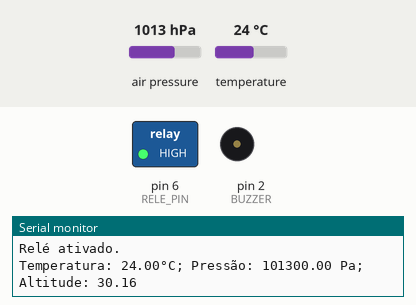
The sketch below on a simulated Arduino Uno, built with avr-gcc and run on an emulated ATmega328P. On the bench: switched loads named in the sketch (green lamp = pin HIGH), buzzer (waves = sounding), the last lines printed to the serial monitor. The test bench sets the inputs (shaded band); at power-on: air pressure 1013 hPa, temperature 24 °C. Storage starts empty.

Above: at 1.2 s.
1.3 s: air pressure set to 1017 hPa
At 5.8 s:
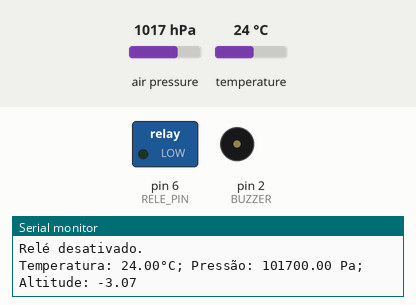
6.1 s: air pressure set to 952 hPa
At 10.4 s:
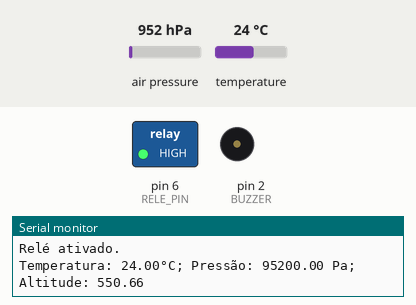
15.3 s: air pressure set to 1025 hPa
At 19.1 s:
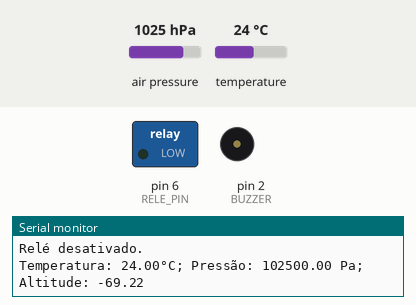
19.4 s: air pressure set to 975 hPa
At 23.6 s:
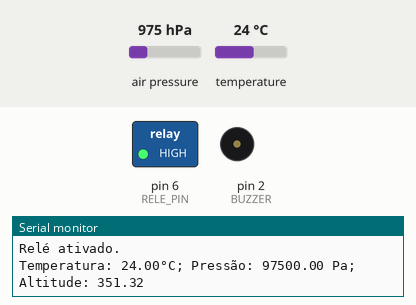
Timing chart, 0 to 28.6 s (numbered marks = the images above; inputs shaded):
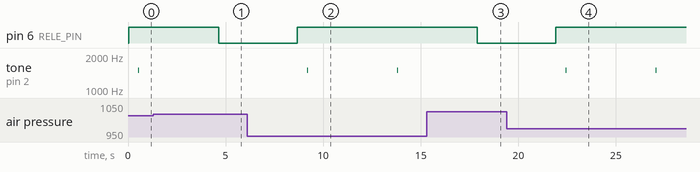

Measured:
- the behaviour switches between 1014 and 1015 hPa on air pressure (found by bisection; images 0 and 1)
- after the input at 1.3 s, pin 6 (RELE_PIN): HIGH → LOW after 3.3 s; tone on pin 2 (BUZZER): stays silent (without the input it goes to 1500 Hz after 3.8 s)
- after the input at 6.1 s, pin 6 (RELE_PIN): LOW → HIGH after 2.6 s; tone on pin 2 (BUZZER): alternates 1500 Hz for 0.05 s and silent for 4.6 s, starting after 3.1 s
- after the input at 15.3 s, pin 6 (RELE_PIN): HIGH → LOW after 2.6 s; tone on pin 2 (BUZZER): stays silent (without the input it goes to 1500 Hz after 3.1 s)
- after the input at 19.4 s, pin 6 (RELE_PIN): LOW → HIGH after 2.5 s; tone on pin 2 (BUZZER): alternates 1500 Hz for 0.05 s and silent for 4.6 s, starting after 3.0 s

The sketch:

RocketEletronic.ino
```cpp
// Libs
#include <SPI.h>
#include <SD.h>
#include <Wire.h>
#include <Adafruit_BMP085.h>

// Consts
#define RELE_PIN 6
#define SD_CS_PIN 4
#define BUZZER 2

Adafruit_BMP085 bmp;
File dataFile;

// Config function
void setup() {

  // Arduino Serial Port Configuration
  Serial.begin(9600);

  // Sensor Configuration
  if (!bmp.begin()) {
    Serial.println("Erro ao inicializar o sensor BMP180.");
    return;
  }

  // Configuring the relay ports
  pinMode(RELE_PIN, OUTPUT);
  digitalWrite(RELE_PIN, LOW);

  // SD card configuration
  if (!SD.begin(SD_CS_PIN)) {
    Serial.println("Erro ao inicializar o cartão SD.");
    return;
  }

  // Configuring data storage on the SD card
  dataFile = SD.open("DADOS.txt", FILE_WRITE);
  if (!dataFile) {
    Serial.println("Erro ao abrir o arquivo.");
    return;
  }
}

// Process function
void loop() {

  // Sensor variables
  float temperature = bmp.readTemperature();
  float pressure = bmp.readPressure();
  float altitude = (bmp.readAltitude(101663.00 ));

  // Error Handling
  if (isnan(temperature) || isnan(pressure) || isnan(altitude)) {
    Serial.println("Erro ao ler os dados do sensor BMP180.");
    return;
  }

  // Relay activation
  if (altitude >= 15.00) {
    digitalWrite(RELE_PIN, HIGH);
    Serial.println("Relé ativado.");
    dataFile.println("Relé ativado.");

    // Buzzer config active
    delay(500);

    tone(BUZZER, 1500);
    delay(50);

    noTone(BUZZER);
    delay(50);

  } else {
    digitalWrite(RELE_PIN, LOW);
    Serial.println("Relé desativado.");
    dataFile.println("Relé desativado.");
  }

  // Sensor Reading and Update
  Serial.print("Temperatura: ");
  Serial.print(temperature);
  Serial.print("°C; Pressão: ");
  Serial.print(pressure);
  Serial.print(" Pa; Altitude: ");
  Serial.println(altitude);

  dataFile.print("Temperatura: ");
  dataFile.print(temperature);
  dataFile.print("°C; Pressão: ");
  dataFile.print(pressure);
  dataFile.print(" Pa; Altitude: ");
  dataFile.println(altitude);

  // Storage of readings
  dataFile.flush();

  // Reading range
  delay(4000);
}
```
